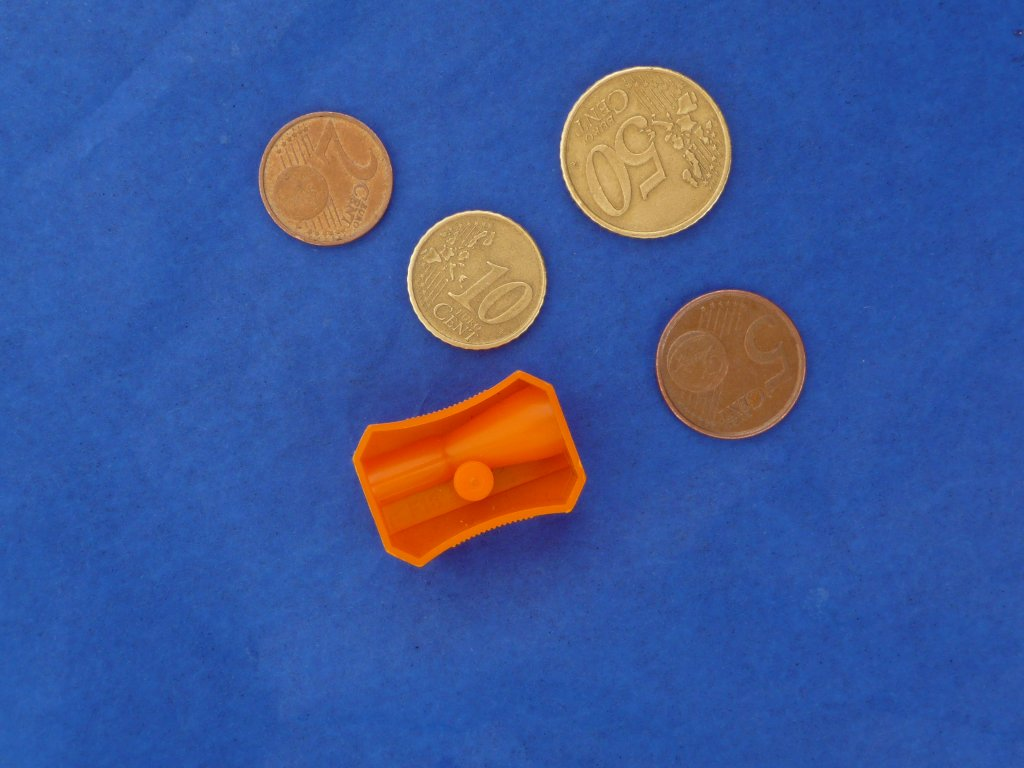
#> input picture PIV/gomespiv/piv/TL1/P1000703s.jpg, 1024 x 768 px
$ python tl1.py   (Python 2 division)   (older library calls are emulated)
#> lines starting #> are read from the running program, lines starting #| are printed output that depends on the picture; after the words box and inside, x2 and y2 are one past the last pixel; in counts of white or black regions, pixels touching at a corner belong together
import bwLabel
import psColor
import cv2
import numpy as np
# [17 lines of commented-out code are left out]
objectImage = cv2.imread('P1000703s.jpg') #moedas + 1 objecto
#> objectImage is the input picture: shape (768, 1024, 3); mean B, G, R 151.7, 88.7, 63.5
# [11 lines of commented-out code are left out]
imgSplit = cv2.split(objectImage)
flag,b = cv2.threshold(imgSplit[2],0,255,cv2.THRESH_OTSU)
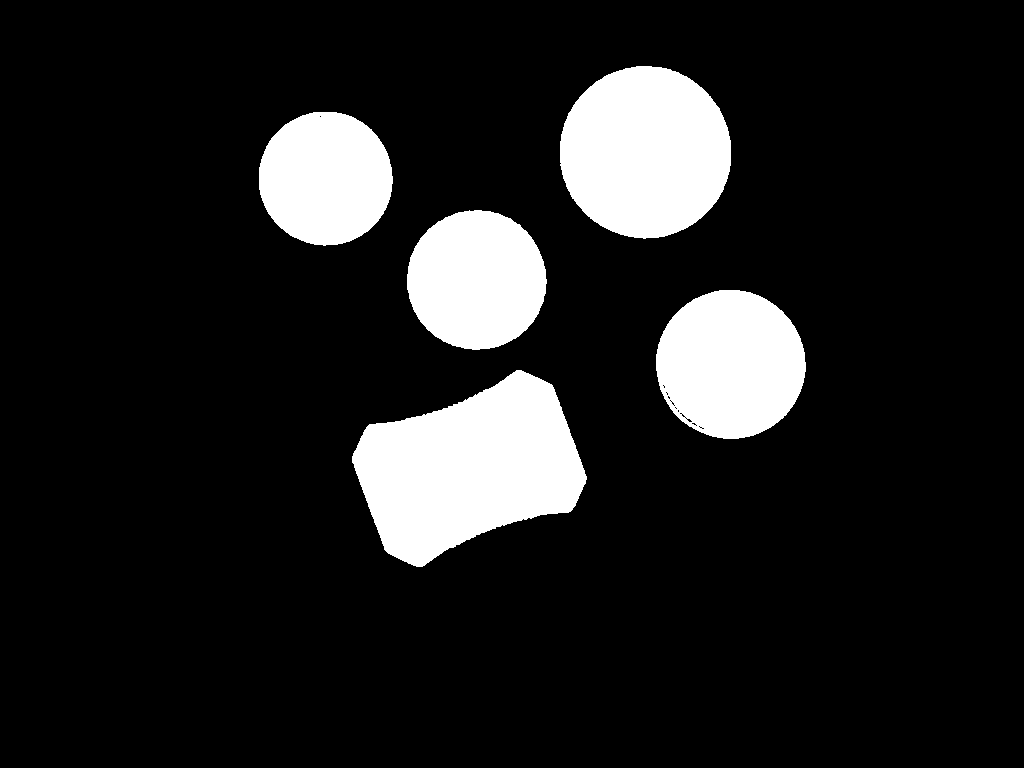
#> b: shape (768, 1024); 12.6% white; 5 white regions, box (x1, y1, x2, y2) and area: (352, 370, 587, 567) 29025, (560, 66, 731, 239) 23237, (656, 290, 806, 439) 17441, (407, 210, 547, 350) 15293, (259, 112, 393, 246) 14125
#> flag = 117
#4.Erodes the Thresholded Image
element = cv2.getStructuringElement(cv2.MORPH_ELLIPSE,(10,10))
b = cv2.erode(b, element)
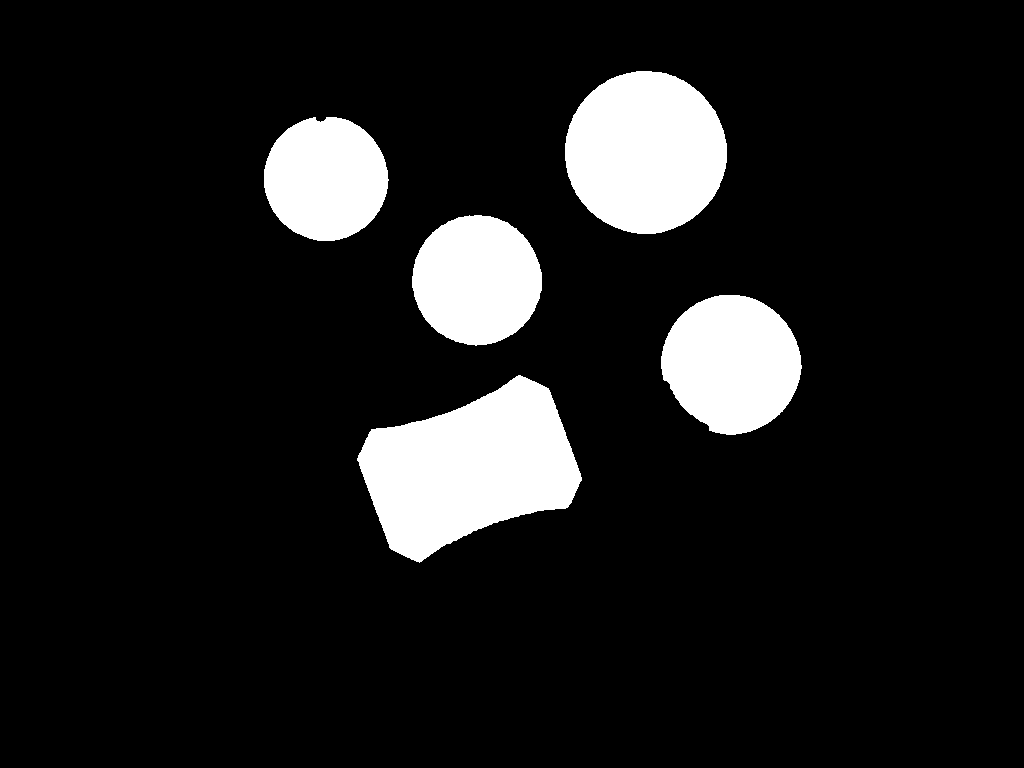
#> b: shape (768, 1024); 11% white; 5 white regions
contours, hierarchy = cv2.findContours(b,cv2.RETR_TREE,cv2.CHAIN_APPROX_SIMPLE)
#> contours = 5 contours; box (x1, y1, x2, y2) and area: (357, 375, 582, 563) 25447, (565, 71, 727, 234) 20424, (661, 295, 802, 435) 14727, (412, 215, 542, 346) 13019, (264, 117, 389, 241) 11915
for i in range(len(contours)):
    if cv2.contourArea(contours[i]) > 100.0 and cv2.contourArea(contours[i]) < 20500: #if the area of the object is below 100 it doesnt draw the contour
        if hierarchy[0][i][3] == -1:
            (x,y),radius = cv2.minEnclosingCircle(contours[i])
            center = (int(x),int(y))
            radius = int(radius)
            cv2.circle(objectImage,center,radius,(0,0,255),3)
            print cv2.contourArea(contours[i])
#> this loop made 5 passes
#> (x, y, radius, center) on passes 2 to 5: (730.8, 363.9, 70, (730, 363)), (476.5, 279.7, 65, (476, 279)), (325.5, 178, 62, (325, 178)), (645.5, 152, 81, (645, 151))
#> (printed output is left out)
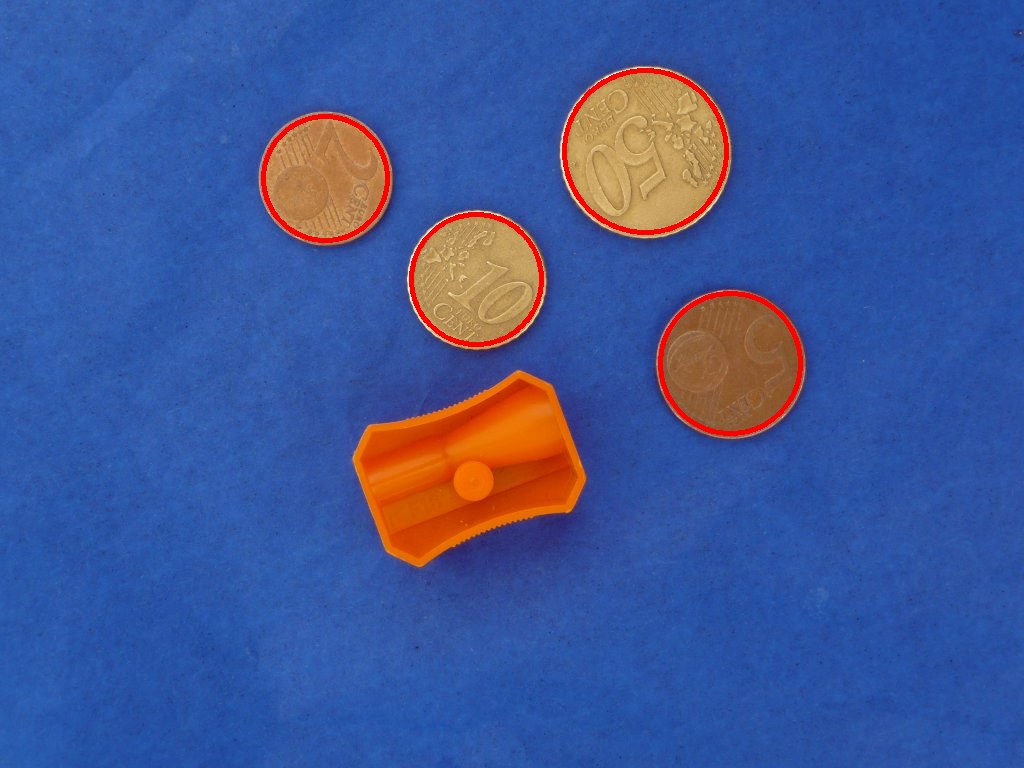
#> objectImage: shape (768, 1024, 3); 1.1% of pixels changed, all inside (x1, y1, x2, y2) = (261, 68, 803, 436)

cv2.imshow('cont_2',objectImage)
cv2.imshow('Eroded',b)
# [4 lines of commented-out code are left out]
cv2.waitKey()
print "done"
